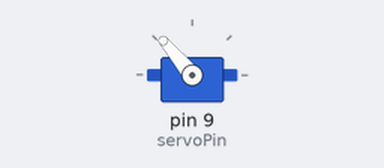
This sketch was run on a simulated Arduino Uno, built with avr-gcc and run on an emulated ATmega328P. Shown: servo.

Above: at 0.05 s.
Timing chart, 0 to 3.0 s (numbered marks = the images above):
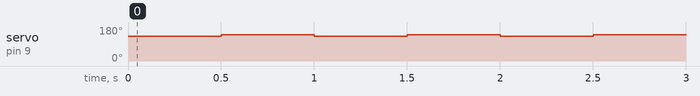

The sketch:

servotest.ino
```cpp
#include <Servo.h>

/*
  Into Robotics
*/


int servoPin = 9;

Servo servo;

int servoAngle = 0;   // servo position in degrees

void setup()
{
  Serial.begin(9600);
  servo.attach(servoPin);
}


void loop()
{
  servo.write(130);
  delay(500);
  servo.write(140);
  delay(500);

}
```

Measured:
- by itself, servo on pin 9 (servoPin): alternates 140° for 0.50 s and 130° for 0.50 s
